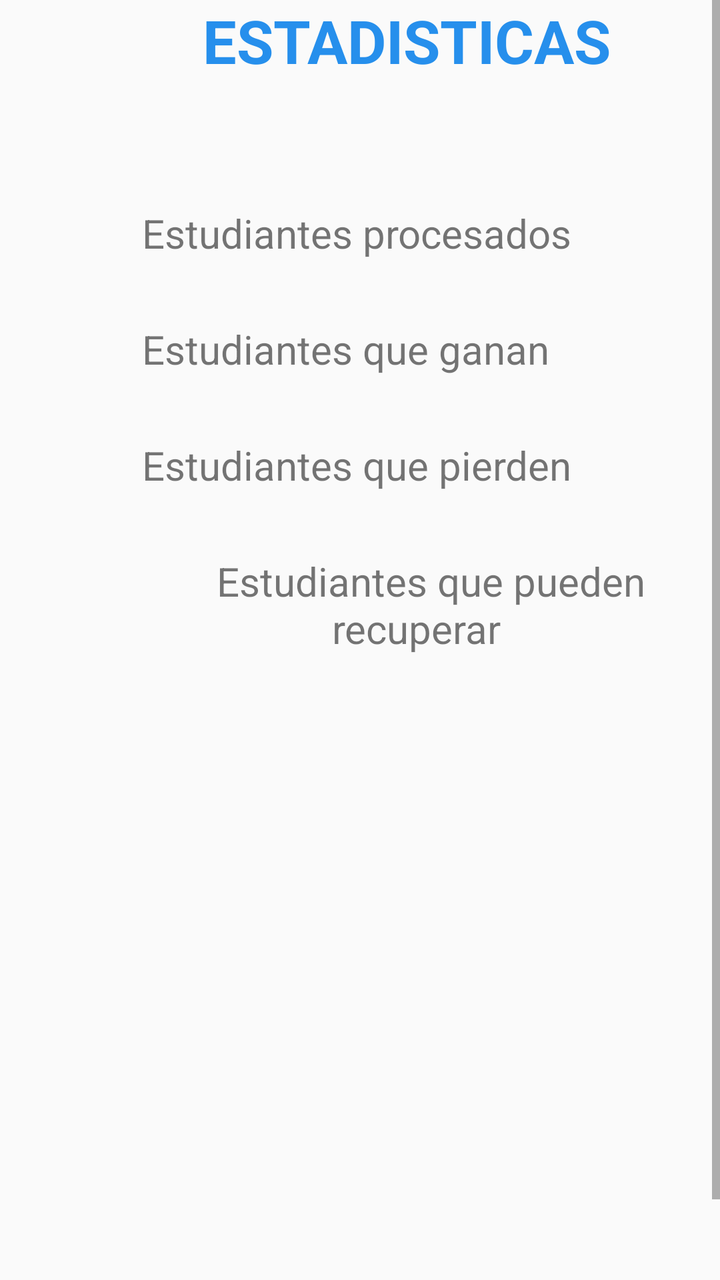
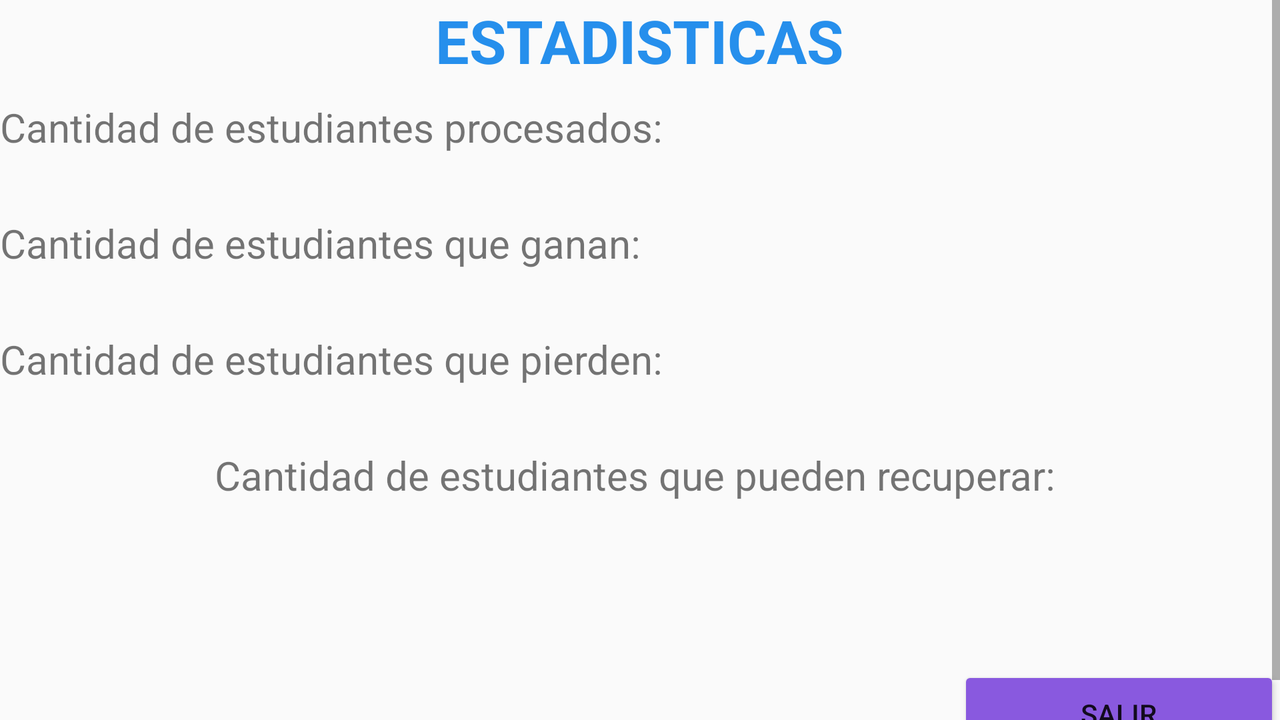

Compare how this app lays out the same screen by default and in its alternative resource folder. The renders come first, then the two layout files and the values they reference.
<!-- AndroidManifest.xml: application theme Theme.Saltamontes -->
<!-- res/layout/activity_estadisticas.xml -->
<?xml version="1.0" encoding="utf-8"?>
<LinearLayout xmlns:android="http://schemas.android.com/apk/res/android"
    xmlns:app="http://schemas.android.com/apk/res-auto"
    xmlns:tools="http://schemas.android.com/tools"
    android:layout_width="match_parent"
    android:layout_height="match_parent"
    android:orientation="vertical"
    tools:context=".EstadisticasActivity">

    <ScrollView
        android:layout_width="match_parent"
        android:layout_height="match_parent">

        <LinearLayout
            android:layout_width="match_parent"
            android:layout_height="match_parent"
            android:orientation="vertical">

            <TextView
                android:id="@+id/textView"
                android:layout_width="407dp"
                android:layout_height="103dp"
                android:text="ESTADISTICAS"
                android:textAlignment="center"
                android:textColor="#268FEC"
                android:textSize="30dp"
                android:textStyle="bold" />

            <LinearLayout
                android:layout_width="match_parent"
                android:layout_height="58dp"
                android:orientation="horizontal">

                <TextView
                    android:id="@+id/textCantProcesados"
                    android:layout_width="56dp"
                    android:layout_height="51dp"
                    android:text=""
                    android:textSize="20dp" />

                <TextView
                    android:id="@+id/textView2"
                    android:layout_width="wrap_content"
                    android:layout_height="51dp"
                    android:text="   Estudiantes procesados"
                    android:textSize="20dp" />
            </LinearLayout>

            <LinearLayout
                android:layout_width="match_parent"
                android:layout_height="58dp"
                android:orientation="horizontal">

                <TextView
                    android:id="@+id/textCantGanan"
                    android:layout_width="56dp"
                    android:layout_height="51dp"
                    android:text=""
                    android:textSize="20dp" />

                <TextView
                    android:id="@+id/textView3"
                    android:layout_width="wrap_content"
                    android:layout_height="51dp"
                    android:text="   Estudiantes que ganan "
                    android:textSize="20dp" />

            </LinearLayout>

            <LinearLayout
                android:layout_width="match_parent"
                android:layout_height="58dp"
                android:orientation="horizontal">

                <TextView
                    android:id="@+id/textCantPierden"
                    android:layout_width="56dp"
                    android:layout_height="51dp"
                    android:text=""
                    android:textSize="20dp" />

                <TextView
                    android:id="@+id/textView4"
                    android:layout_width="wrap_content"
                    android:layout_height="51dp"
                    android:text="   Estudiantes que pierden"
                    android:textSize="20dp" />
            </LinearLayout>

            <LinearLayout
                android:layout_width="match_parent"
                android:layout_height="58dp"
                android:orientation="horizontal">

                <TextView
                    android:id="@+id/textCantRecuperan"
                    android:layout_width="56dp"
                    android:layout_height="51dp"
                    android:layout_gravity="center"
                    android:text=""
                    android:textSize="20dp" />

                <TextView
                    android:id="@+id/textView5"
                    android:layout_width="match_parent"
                    android:layout_height="match_parent"
                    android:text="   Estudiantes que pueden recuperar"
                    android:textAlignment="center"
                    android:textSize="20dp" />
            </LinearLayout>

            <Button
                android:id="@+id/btn_salirEst"
                android:layout_width="152dp"
                android:layout_height="wrap_content"
                android:layout_gravity="end"
                android:layout_marginTop="300dp"
                android:backgroundTint="#8959DF"
                android:text="Salir" />

        </LinearLayout>


    </ScrollView>

</LinearLayout>
<!-- resources referenced by this layout -->
<resources>
  <style name="Theme.Saltamontes" parent="Theme.AppCompat.Light.NoActionBar">
          
          <item name="colorPrimary">@color/purple_500</item>
          <item name="colorPrimaryVariant">@color/purple_700</item>
          <item name="colorOnPrimary">@color/white</item>
          
          <item name="colorSecondary">@color/teal_200</item>
          <item name="colorSecondaryVariant">@color/teal_700</item>
          <item name="colorOnSecondary">@color/black</item>
          
          <item name="android:statusBarColor" tools:targetApi="l">?attr/colorPrimaryVariant</item>
          
      </style>
  <color name="purple_500">#00C853</color>
  <color name="purple_700">#02913E</color>
  <color name="white">#FFFFFFFF</color>
  <color name="teal_200">#64DD17</color>
  <color name="teal_700">#FF018786</color>
  <color name="black">#FF000000</color>
</resources>
<!-- res/layout-land/activity_estadisticas.xml (the repository's variant of the layout above) -->
<!-- drawn on the phone turned sideways -->
<?xml version="1.0" encoding="utf-8"?>
<LinearLayout xmlns:android="http://schemas.android.com/apk/res/android"
    xmlns:app="http://schemas.android.com/apk/res-auto"
    xmlns:tools="http://schemas.android.com/tools"
    android:layout_width="match_parent"
    android:layout_height="match_parent"
    android:orientation="vertical"
    tools:context=".EstadisticasActivity">

    <ScrollView
        android:layout_width="match_parent"
        android:layout_height="match_parent">

        <LinearLayout
            android:layout_width="match_parent"
            android:layout_height="match_parent"
            android:orientation="vertical">

            <TextView
                android:id="@+id/textView"
                android:layout_width="407dp"
                android:layout_height="50dp"
                android:layout_gravity="center"
                android:text="ESTADISTICAS"
                android:textAlignment="center"
                android:textColor="#268FEC"
                android:textSize="30dp"
                android:textStyle="bold" />

            <LinearLayout
                android:layout_width="match_parent"
                android:layout_height="58dp"
                android:orientation="horizontal">

                <TextView
                    android:id="@+id/textView2"
                    android:layout_width="wrap_content"
                    android:layout_height="51dp"
                    android:text="Cantidad de estudiantes procesados: "
                    android:textSize="20dp" />

                <TextView
                    android:id="@+id/textCantProcesados"
                    android:layout_width="56dp"
                    android:layout_height="51dp"
                    android:text=""
                    android:textSize="20dp" />
            </LinearLayout>

            <LinearLayout
                android:layout_width="match_parent"
                android:layout_height="58dp"
                android:orientation="horizontal">

                <TextView
                    android:id="@+id/textView3"
                    android:layout_width="wrap_content"
                    android:layout_height="51dp"
                    android:text="Cantidad de estudiantes que ganan: "
                    android:textSize="20dp" />

                <TextView
                    android:id="@+id/textCantGanan"
                    android:layout_width="56dp"
                    android:layout_height="51dp"
                    android:text=""
                    android:textSize="20dp" />
            </LinearLayout>

            <LinearLayout
                android:layout_width="match_parent"
                android:layout_height="58dp"
                android:orientation="horizontal">

                <TextView
                    android:id="@+id/textView4"
                    android:layout_width="wrap_content"
                    android:layout_height="51dp"
                    android:text="Cantidad de estudiantes que pierden: "
                    android:textSize="20dp" />

                <TextView
                    android:id="@+id/textCantPierden"
                    android:layout_width="56dp"
                    android:layout_height="51dp"
                    android:text=""
                    android:textSize="20dp" />
            </LinearLayout>

            <LinearLayout
                android:layout_width="match_parent"
                android:layout_height="58dp"
                android:orientation="horizontal">

                <TextView
                    android:id="@+id/textView5"
                    android:layout_width="match_parent"
                    android:layout_height="match_parent"
                    android:textAlignment="center"
                    android:text="Cantidad de estudiantes que pueden recuperar: "
                    android:textSize="20dp" />

            </LinearLayout>
            <TextView
                android:id="@+id/textCantRecuperan"
                android:layout_width="56dp"
                android:layout_height="51dp"
                android:layout_gravity="center"
                android:text=""
                android:textSize="20dp" />

            <Button
                android:id="@+id/btn_salirEst"
                android:layout_width="161dp"
                android:layout_height="wrap_content"
                android:layout_gravity="end"
                android:backgroundTint="#8959DF"
                android:text="Salir" />
        </LinearLayout>

    </ScrollView>

</LinearLayout>
